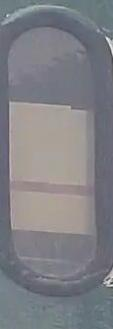
%> input picture out8/output4_1.jpg, 113 x 329 px
$ octave mainfuben.m   (GNU Octave 9; MATLAB toolbox functions it lacks are replaced by stand-ins)
%> lines starting %> are read from the running program, lines starting %| are printed output that depends on the picture; in (x1, y1, x2, y2) boxes, pixels count from 0 and x2, y2 are one past the last pixel; in counts of white or black regions, pixels touching at a corner belong together; the program's own positions count from 1
### ischangtiao.m
function [line,top,bottom,centerY]=ischangtiao(orImage)
%ISCHANGTIAO Summary of this function goes here
%   Detailed explanation goes here
Image=orImage;
figure(7);
imshow(Image);
[p,n,k]=size(Image);
ImageGray=zeros(p,n);
brandGray=zeros(p,n);
figure(101);
imshow(ImageGray);
maxred=0;
for i=1:p
    for j=1:n
        r=double(orImage(i,j,1));
        g=double(orImage(i,j,2));
        b=double(orImage(i,j,3));
        on=r-g;
        tw=g-b;
%         if(r<130&&g<140&&b<140&&abs(r-g)<10&&abs(r-b)<10&&abs(g-b)<20)
        if((abs(on)<7&&abs(tw)<20))
        %if(abs(r-g)<10&&abs(r-b)<10&&abs(g-b)<20)
                ImageGray(i,j)=255;
        end
        if(on>maxred)
            maxred=on;
        end
    end
end

% [11 lines of commented-out code are left out]


figure(111);
imshow(ImageGray);
cannyImage=edge(rgb2gray(Image),'canny',0.15);
figure(911);
imshow(cannyImage);
ImageGray=cannyImage|ImageGray;
figure(922);
imshow(ImageGray);
ImageGray=bwmorph(ImageGray,'dilate',3);
% ImageGray=rgb2gray(Image);
figure(31);
imshow(ImageGray);
% [21 lines of commented-out code are left out]
         Newimage=ImageGray;

%            rangeimage=bwmorph(Newimage,'dilate',3);
           rangeimage=imfill(Newimage,'holes');
           figure(3);
           imshow(rangeimage);
           rangeimage=bwmorph(rangeimage,'erode',10);
           L = bwlabeln(rangeimage);%标记块
           S = regionprops(L, 'Area','BoundingBox');%统计
           m=find([S.Area]==max([S.Area]));%找最大块编号
           rangeimage = ismember(L,m);%找到该区域
        figure(211);
        imshow(rangeimage);
        box=S(m).BoundingBox;
        centerY=round(box(1)+box(3)/2);
        bottom=round(box(2));
        top=round(box(2)+box(4)-1);
        ImageGray=rgb2gray(orImage);
        figure(21);
        imshow(ImageGray);
        size(ImageGray)
        ImageGray=ImageGray(ceil(bottom):floor(top),ceil(box(1)):floor(box(1)+box(3)-1));
        figure(29);
        imshow(uint8(ImageGray));
ImageGray=im2bw(ImageGray,1.1*graythresh(ImageGray));
ImageGray=bwmorph(ImageGray,'open');
ImageGray=bwareaopen(ImageGray,25);
figure(30)
imshow(ImageGray);

Newimage=ImageGray;
L = bwlabeln(Newimage);%标记块
S = regionprops(L, 'Area','BoundingBox');%统计
max1=0;
max2=0;
for i=1:length(S)
    if(S(i).BoundingBox(3)>n/2)
        if(S(i).Area>max1)
            max1=S(i).Area;
            max1place=i;
        else
            if(S(i).Area>max2&&S(i).Area<max1)
                max2=S(i).Area;
                max2place=i;
            end
        end
    end
end
% max1place
% max2place
top1=S(max1place).BoundingBox(2)+S(max1place).BoundingBox(4);
top2=S(max2place).BoundingBox(2)+S(max2place).BoundingBox(4);
if abs(top1-S(max2place).BoundingBox(2))<abs(top2-S(max1place).BoundingBox(2))
   line=(top1+S(max2place).BoundingBox(2))/2;
else
   line=(top2+S(max1place).BoundingBox(2))/2;
end
line=line+bottom;
end


### draw.m
function  draw( Image,centerx,top,bottom,line )
%DRAW Summary of this function goes here
%   Detailed explanation goes here
textplace=zeros(3,2);
centery=top;
[m,n,k]=size(Image);
for i=1:20
    if(centerx+i<=n&&centerx-i>1)
        Image(centery,centerx+i,1)=255;
        Image(centery,centerx+i,2)=0;
        Image(centery,centerx+i,3)=0;
        Image(centery,centerx-i,1)=255;
        Image(centery,centerx-i,2)=0;
        Image(centery,centerx-i,3)=0;
    end
end
Image(centery,centerx,1)=255;
Image(centery,centerx,2)=0;
Image(centery,centerx,3)=0;
textplace(1,:)=[centery,centerx];

centery=line;
for i=1:20
    if(centerx+i<=n&&centerx-i>1)
        Image(centery,centerx+i,1)=255;
        Image(centery,centerx+i,2)=0;
        Image(centery,centerx+i,3)=0;
        Image(centery,centerx-i,1)=255;
        Image(centery,centerx-i,2)=0;
        Image(centery,centerx-i,3)=0;
    end
end
Image(centery,centerx,1)=255;
Image(centery,centerx,2)=0;
Image(centery,centerx,3)=0;
textplace(2,:)=[centery,centerx];

centery=bottom;
for i=1:20
    if(centerx+i<=n&&centerx-i>1)
        Image(centery,centerx+i,1)=255;
        Image(centery,centerx+i,2)=0;
        Image(centery,centerx+i,3)=0;
        Image(centery,centerx-i,1)=255;
        Image(centery,centerx-i,2)=0;
        Image(centery,centerx-i,3)=0;
    end
end
Image(centery,centerx,1)=255;
Image(centery,centerx,2)=0;
Image(centery,centerx,3)=0;
textplace(3,:)=[centery,centerx];

percentage=(top-line)/(top-bottom);
percentage=round(percentage*100);

figure;
imshow(Image);
name=strcat(' \leftarrow',num2str(percentage),'%');
text(textplace(1,2)+20,textplace(1,1)-4,' \leftarrow0%','FontSize',10);
text(textplace(3,2)+20,textplace(2,1)-4,name,'FontSize',18,'color',[1,0,0]);
text(textplace(2,2)+20,textplace(3,1)-4,' \leftarrow100%','FontSize',10);

end

### mainfuben.m
clc
clear all
close all

Image=imread('out8/output4_1.jpg');
%> Image is the input picture: size 329x113x3 uint8; mean R, G, B 127.8, 128.2, 133.4
figure(1),
imshow(Image)
[m,n,k]=size(Image);
%> m = 329; n = 113; k = 3

if(m<2.5*n)
    ImageGray=rgb2gray(Image);
    figure(2);
    imshow(ImageGray);
    [line,bottom,centerY]=ismetalin(ImageGray);
    if line==-1
        ImageGrayEdge=edge(ImageGray,'canny',0.3);
        figure(3);
        imshow(ImageGrayEdge);
        Newimage=ImageGrayEdge;
    % [7 lines of commented-out code are left out]
         Newimage=bwareaopen(Newimage,20);
    % [13 lines of commented-out code are left out]
        p=zeros(2,500);
        k=1;
        [m,n]=size(Newimage);
        for i=1:m
            for j=1:n
                if(Newimage(i,j)==1)
                   p(:,k)=[i;j];
                   k=k+1;
                end
            end
        end
        pp=p(:,1:k-1);
        x=pp(1,:)';
        y=pp(2,:)';
        A=[x.*x,y.*y,x,y];
        b=-ones(length(x),1);
        Solution=A\b;
        a=Solution(1);
        b=0;
        c=Solution(2);
        d=Solution(3);
        e=Solution(4);
        % [66 lines of commented-out code are left out]

        XC=(b*e-2*c*d)/(4*a*c-b*b);
        YC=(b*d-2*a*e)/(4*a*c-b*b);
        YC=round(YC);
        XC=round(XC);
        a=num2str(Solution);
        name=strcat(a(1,:),'*y^2+',a(2,:),'*x^2+',a(3,:),'*y+',a(4,:),'*x+','1');
        % name=strcat(a(1,:),'*y^2+',a(2,:),'*y*x+',a(3,:),'*x^2+',a(4,:),'*y+',a(5,:),'*x+','1');
        figure(1);
        hold on
        ezplot(name,[0,400],[0,400]);
        hold on;
        plot(YC,XC,'ro');
        figure(4);
        imshow(Newimage);
        title('椭圆轮廓');
       cannyedob=edge(ImageGray,'canny',0.4);
       cannyedob=bwareaopen(cannyedob,20);
       figure;
       imshow(cannyedob);
       top=XC;
       bottom=XC;


       while(cannyedob(top,YC)==0)
           top=top+1;
       end
       while(cannyedob(bottom,YC)==0)
           bottom=bottom-1;
       end
       figure;
       cannyed=edge(ImageGray,'canny',0.1);
       cannyed=bwareaopen(cannyed,20);
       imshow(cannyed);

       line=round(top)-round(0.05*m);
       while(cannyed(line,YC)==0)
           line=line-1;
       end
% [31 lines of commented-out code are left out]
    else
       cannyed=edge(ImageGray,'canny');
       figure;

       imshow(cannyed);
       top=round(line)+5;
       YC=round(centerY);
       if top<m
           while(cannyed(top,YC)==0)
              top=top+1;
              if(top>=m)
                  top=line;
                  break;
              end
           end
       else
            top=line;
       end
    end
else
    [line,top,bottom,YC]=ischangtiao(Image);
%> after the loop in ischangtiao, `for i=1:p`:
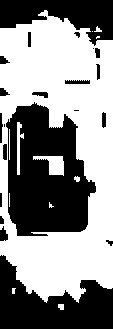
%> ImageGray: size 329x113 double; 54.9% white; 21 black regions (3 under 20 px), largest, box (x1, y1, x2, y2) and area: (6, 102, 96, 236) 8289, (0, 255, 113, 329) 4751, (0, 0, 113, 46) 2976
%> after the loop in ischangtiao, `for i=1:p`: maxred = 21
%> in ischangtiao, `cannyImage=edge(rgb2gray(Image),'canny',0.15);`: cannyImage: size 329x113 logical; 4.7% white in thin lines or dots, all inside (x1, y1, x2, y2) = (1, 4, 112, 298)
%> in ischangtiao, `ImageGray=cannyImage|ImageGray;`: ImageGray: size 329x113 logical; 56.7% white; 27 black regions (8 under 20 px), largest, box (x1, y1, x2, y2) and area: (10, 104, 94, 236) 7890, (0, 255, 113, 329) 4644, (0, 0, 113, 46) 2681
%> in ischangtiao, `ImageGray=bwmorph(ImageGray,'dilate',3);`: ImageGray: size 329x113 logical; 75.6% white; 14 black regions (6 under 20 px), largest, box (x1, y1, x2, y2) and area: (0, 278, 113, 329) 3451, (15, 108, 81, 181) 2324, (14, 194, 85, 229) 2022
%> in ischangtiao, `rangeimage=imfill(Newimage,'holes');`: rangeimage: size 329x113 logical; 88% white; 6 black regions (3 under 20 px), largest, box (x1, y1, x2, y2) and area: (0, 278, 113, 329) 3451, (0, 0, 113, 26) 913, (0, 259, 13, 276) 66
%> in ischangtiao, `rangeimage=bwmorph(rangeimage,'erode',10);`:
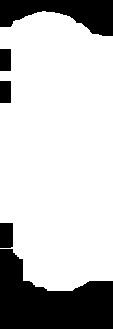
%> rangeimage: size 329x113 logical; 76% white; 5 black regions, box (x1, y1, x2, y2) and area: (0, 249, 113, 329) 5656, (0, 0, 113, 36) 2453, (0, 223, 13, 248) 323, (0, 49, 11, 71) 242, (0, 81, 11, 103) 242
%> in ischangtiao, `L = bwlabeln(rangeimage);`: L: size 329x113 double; values 0 (black) and 1 (white), 76% white; 5 black regions
%> in ischangtiao, `S = regionprops(L, 'Area','BoundingBox');`: S = 1 region; box (x1, y1, x2, y2) and Area: (0, 11, 113, 291) 28261
%> in ischangtiao, `m=find([S.Area]==max([S.Area]));`: m = 1
%> in ischangtiao, `box=S(m).BoundingBox;`: box = [0.5 11.5 113 280]
%> in ischangtiao, `centerY=round(box(1)+box(3)/2);`: centerY = 57
%> in ischangtiao, `bottom=round(box(2));`: bottom = 12
%> in ischangtiao, `top=round(box(2)+box(4)-1);`: top = 291
%> in ischangtiao, `ImageGray=im2bw(ImageGray,1.1*graythresh(ImageGray));`: ImageGray: size 280x112 logical; 28.7% white; 10 white regions (5 under 20 px), largest, box (x1, y1, x2, y2) and area: (9, 91, 86, 174) 5948, (10, 179, 86, 223) 2827, (2, 0, 28, 13) 94, (103, 260, 112, 276) 71, (105, 25, 112, 41) 42
%> in ischangtiao, `ImageGray=bwmorph(ImageGray,'open');`: ImageGray: size 280x112 logical; 28.4% white; 6 white regions (1 under 20 px), largest, box (x1, y1, x2, y2) and area: (9, 91, 86, 174) 5937, (11, 179, 85, 223) 2794, (10, 0, 26, 10) 69, (105, 261, 112, 276) 49, (107, 27, 112, 37) 32
%> in ischangtiao, `ImageGray=bwareaopen(ImageGray,25);`: ImageGray: size 280x112 logical; 28.3% white; 5 white regions
%> in ischangtiao, `L = bwlabeln(Newimage);`:
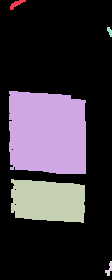
%> L: size 280x112 double; 6 distinct labels, from 0 to 5; one colour per label, 0 black
%> in ischangtiao, `S = regionprops(L, 'Area','BoundingBox');`: S = 5 regions; box (x1, y1, x2, y2) and Area: (9, 91, 86, 174) 5937, (11, 179, 85, 223) 2794, (10, 0, 26, 10) 69, (105, 261, 112, 276) 49, (107, 27, 112, 37) 32
%> the loop in ischangtiao, `for i=1:length(S)` made 5 passes
%> (max1, max1place) on pass 2: (5937, 2)
%> (max2, max2place) on pass 3: (2794, 3)
%> in ischangtiao, `top1=S(max1place).BoundingBox(2)+S(max1place).BoundingBox(4);`: top1 = 174.5
%> in ischangtiao, `top2=S(max2place).BoundingBox(2)+S(max2place).BoundingBox(4);`: top2 = 223.5
%> in ischangtiao, `line=(top1+S(max2place).BoundingBox(2))/2;`: line = 177
%> in ischangtiao, `line=line+bottom;`: line = 189
%> line = 189; top = 291; bottom = 12; YC = 57
end

if(top<=m&&bottom>=0&&line<=top&&line>=bottom)
draw( Image,round(YC),round(top),round(bottom),round(line));
%> in draw, `centery=top;`: centery = 291
%> after the loop in draw, `for i=1:20`:
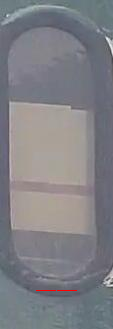
%> Image: size 329x113x3 uint8; 0.11% of pixels changed, all inside (x1, y1, x2, y2) = (36, 290, 77, 291)
%> in draw, `Image(centery,centerx,1)=255;`: Image: size 329x113x3 uint8; under 0.01% of pixels changed, all inside (x1, y1, x2, y2) = (56, 290, 57, 291)
%> in draw, `Image(centery,centerx,2)=0;`: Image: size 329x113x3 uint8; mean R, G, B 128, 128.1, 133.3; mean of the top-left, top-right, bottom-left and bottom-right quarters 134.9, 125, 133, 126.4
%> in draw, `centery=line;`: centery = 189
%> after the loop in draw, `for i=1:20`:
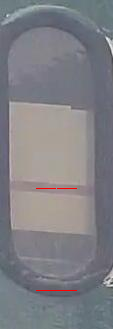
%> Image: size 329x113x3 uint8; mean R, G, B 128.1, 127.9, 133.1
%> in draw, `Image(centery,centerx,1)=255;`: Image: size 329x113x3 uint8; under 0.01% of pixels changed, all inside (x1, y1, x2, y2) = (56, 188, 57, 189)
%> in draw, `Image(centery,centerx,2)=0;`: Image: size 329x113x3 uint8; mean R, G, B 128.1, 127.9, 133.1; mean of the top-left, top-right, bottom-left and bottom-right quarters 134.9, 125, 132.9, 126.2
%> in draw, `centery=bottom;`: centery = 12
%> after the loop in draw, `for i=1:20`:
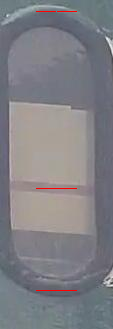
%> Image: size 329x113x3 uint8; mean R, G, B 128.3, 127.8, 133
%> in draw, `Image(centery,centerx,1)=255;`: Image: size 329x113x3 uint8; under 0.01% of pixels changed, all inside (x1, y1, x2, y2) = (56, 11, 57, 12)
%> in draw, `Image(centery,centerx,2)=0;`: Image: size 329x113x3 uint8; mean R, G, B 128.3, 127.8, 133; mean of the top-left, top-right, bottom-left and bottom-right quarters 134.9, 124.9, 132.9, 126.2
%> in draw, `percentage=(top-line)/(top-bottom);`: percentage = 0.366
%> in draw, `percentage=round(percentage*100);`: percentage = 37
%> in draw, `name=strcat(' \leftarrow',num2str(percentage),'%');`: name = ' \leftarrow37%'
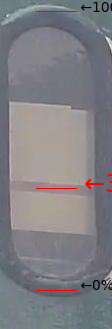
%> figure redrawn from the program's plot data
else
drawERRO(Image);
end


% Imagebw=im2bw(ImageGray,0.4);
% figure(4);
% imshow(Imagebw);
